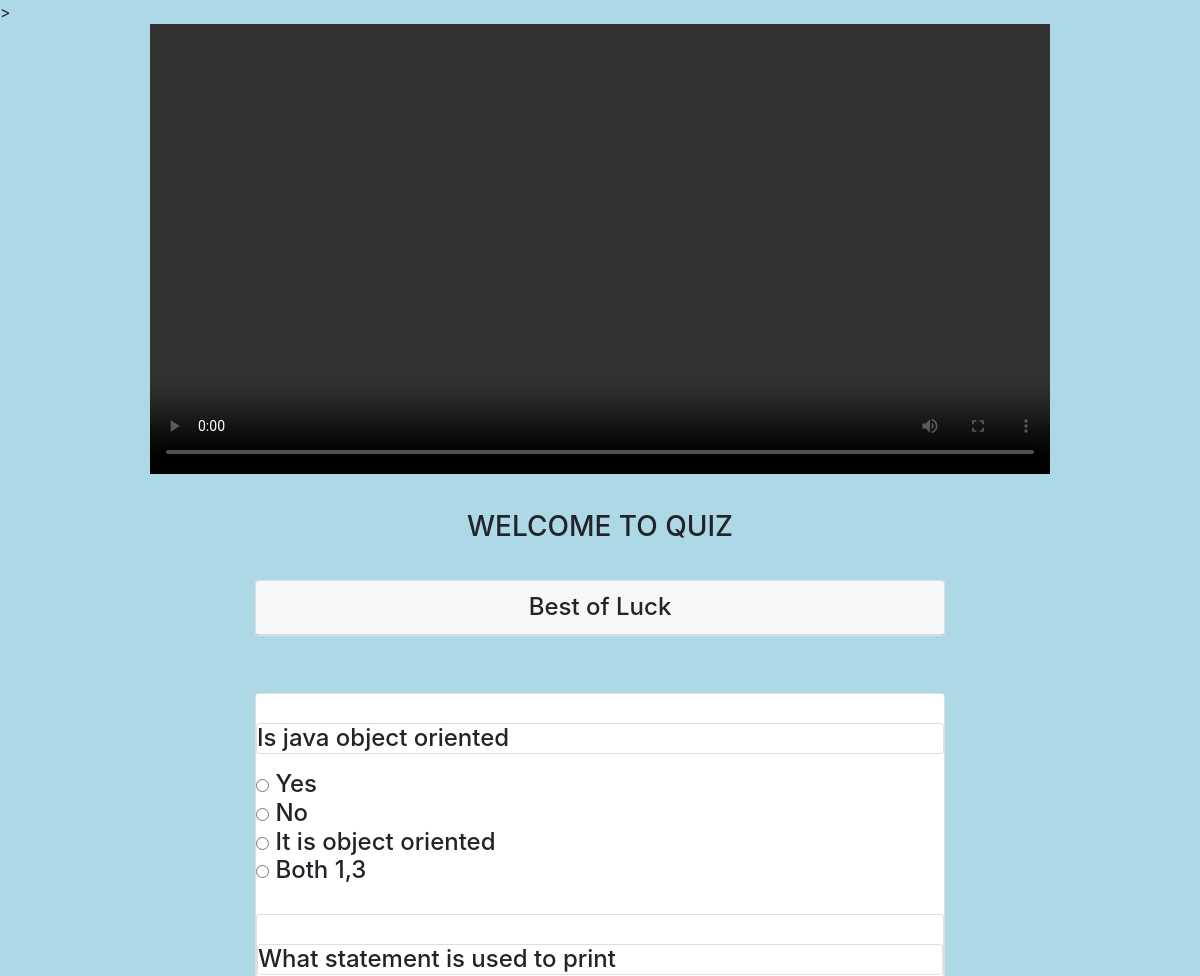
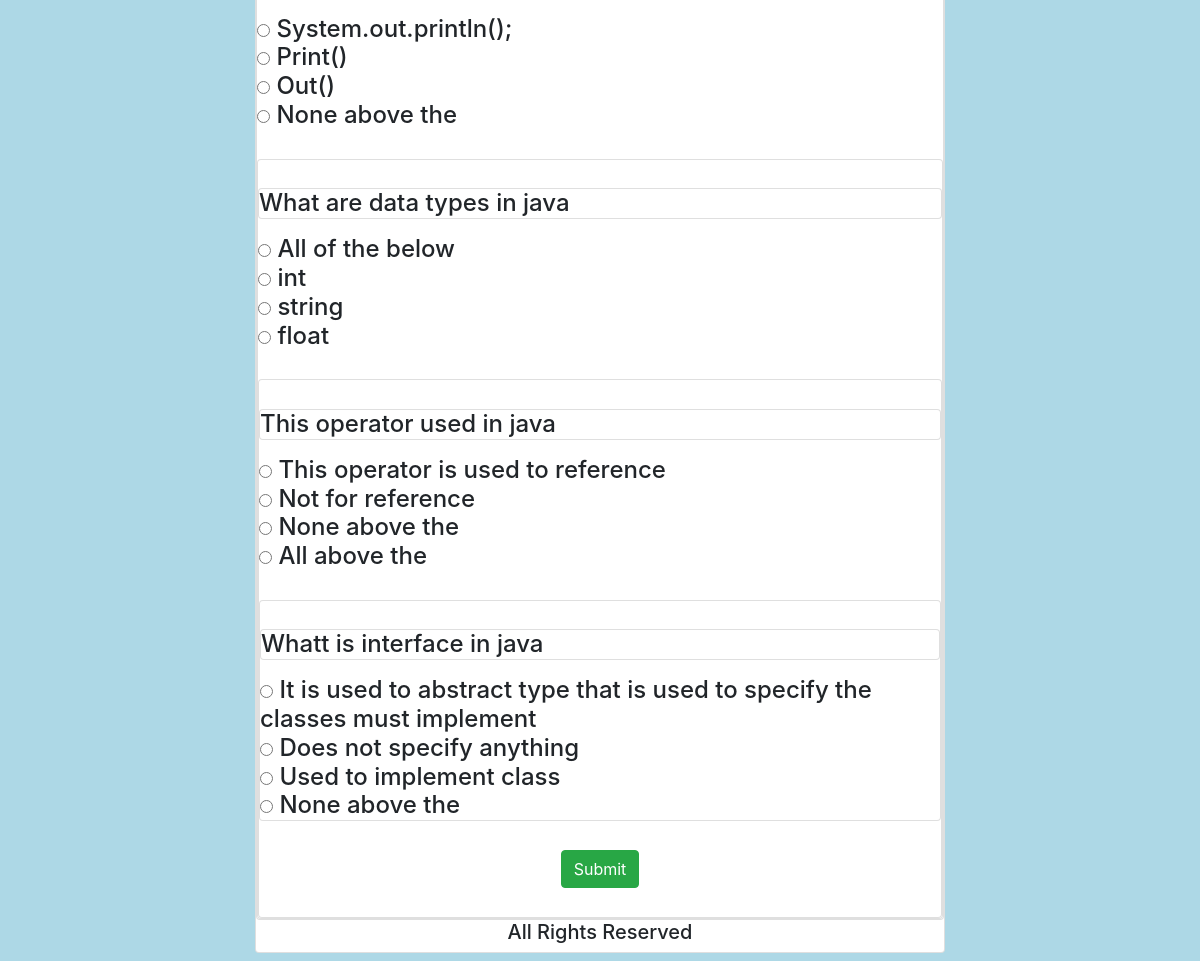
Page /page1j.php on the committed database (2 pictures, top to bottom).
### tables this page shows
CREATE TABLE IF NOT EXISTS `javaque` (
  `qid` int(10) NOT NULL,
  `question` varchar(300) NOT NULL,
  `ans_id` int(10) NOT NULL
);

CREATE TABLE IF NOT EXISTS `javaans` (
  `aid` int(10) NOT NULL,
  `answers` varchar(300) NOT NULL,
  `ans_id` int(10) NOT NULL
);

### page1j.php (the view, shortened to what this page needs)
<!DOCTYPE html>
<html>
   <head>
      <link rel="stylesheet" href="https://maxcdn.bootstrapcdn.com/bootstrap/4.0.0/css/bootstrap.min.css">
   </head>
   <body>
   >
      <div><h4> <center>
        <video width="900" controls>
  <source src="Learn Java Programming with Beginners Tutorial.mp4" type="video/mp4">
</video>
</center>
      <div class="container "><br>
         <div class="container">
            <div class=" text-center">
               <h3 class="text-uppercase "> Welcome to Quiz </h3>
            </div>
            <br>
            <div class="col-lg-8 d-block m-auto ">
               <div class="card">
                  <p class="card-header text-center" >Best of Luck  </p>
               </div>
               <br>
                  <form action="pagej2.php" method="post">
            <?php
                    for($i=1;$i<6;$i++){
                    $q = "SELECT * FROM javaque where qid = $i";
                    $query = mysql_query($q);
                    while($rows = mysql_fetch_array($query))
                    {
                       ?>
                  <br>
                  <div class="card">
                     <br>
                     <p class="card"> <?php  echo $rows['question']; ?> </p>
                      <?php
                    $q = "SELECT * FROM javaans where ans_id =$i";
                    $query = mysql_query($q);
                    while($rows = mysql_fetch_array($query))
                   {
                      ?>
                     <div class="card-block">
                       <input type="radio" name="quizcheck[<?php echo $rows['ans_id']?>]" value="<?php echo $rows['aid']; ?>" >   <?php echo $rows['answers']; ?>
                        <br>
                     </div>
                     <?php
}
}
}
?>
                  </div>
                  <br>
                  <input type="submit" name="submit" Value="Submit" class="btn btn-success m-auto d-block" /> <br>
               </form>
            </div>
         </div>
      </div>
      <footer>
            <h5 class="text-center"> All Rights Reserved </h5>
         </footer>
   </body>
</html>

### page1j.php (style rules this page uses)
body { margin: 0; background-color: lightblue; }

### rows in the picture
javaque: question "Is java object oriented"
javaans: answers "Yes"
javaans: answers "No"
javaans: answers "It is object oriented"
javaans: answers "Both 1,3"
javaque: question "What statement is used to print"
javaans: answers "System.out.println();"
javaans: answers "Print()"
javaans: answers "Out()"
javaans: answers "None above the"
javaque: question "What are data types in java"
javaans: answers "All of the below"
javaans: answers "int"
javaans: answers "string"
javaans: answers "float"
javaque: question "This operator used in java"
javaans: answers "This operator is used to reference"
javaans: answers "Not for reference"
javaans: answers "None above the"
javaans: answers "All above the"
javaque: question "Whatt is interface in java"
javaans: answers "It is used to abstract type that is used to specify the classes must implement"
javaans: answers "Does not specify anything"
javaans: answers "Used to implement class"
javaans: answers "None above the"
